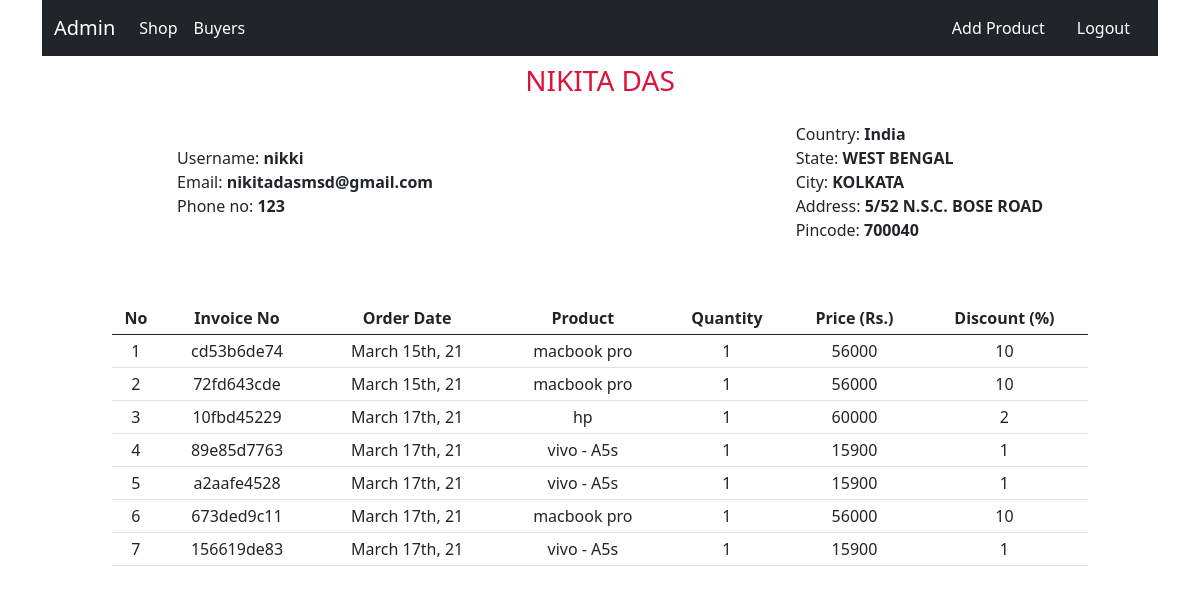
The app's page /info/NIKITA DAS, older data.
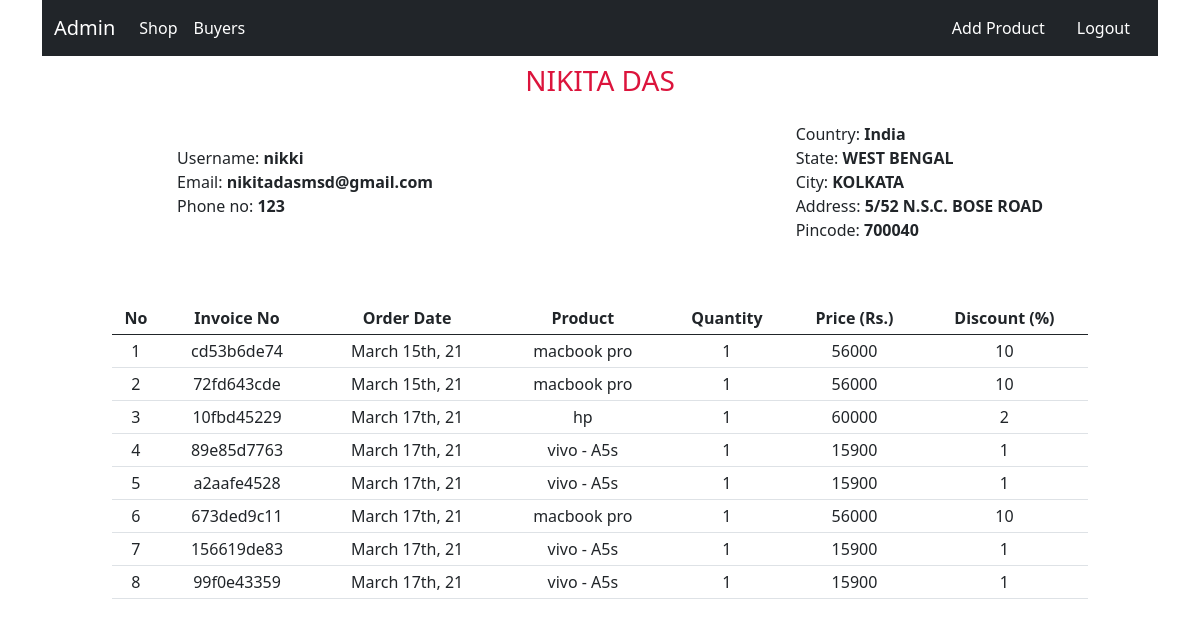
The same page, newer data.
### shop/customers/models.py (models this page shows, shortened)
class Order(db.Model):
    id = db.Column(db.Integer, primary_key = True)
    invoice = db.Column(db.String(15), unique = True, nullable=False)
    status = db.Column(db.String(50), nullable = False, default = 'Pending')
    customer_id = db.Column(db.Integer, db.ForeignKey('customer.id'), nullable=False)
    order_date = db.Column(db.DateTime, nullable = False, default = datetime.utcnow)
    orders = db.Column(jsonEncodedDict)

### shop/admin/routes.py (the view)
@app.route('/info/<name>')
def info(name):
    customer = Customer.query.filter_by(name = name).first()
    order = Order.query.filter_by(customer_id = customer.id).all()
    return render_template('admin/info.html', customer = customer, order = order)

### shop/customers/models.py (called while the page is built)
    def process_result_value(self, value, dialect):
        if value is None:
            return {}
        else:
            return json.loads(value)

### shop/templates/admin/info.html (shortened to what this page needs)
{% extends "base.html" %}
{% block content %}
{% include 'admin_navbar.html' %}
<h3 class="text-center mt-2" style="color: crimson;">{{ customer.name }}</h3>
<div class="main" style="display: flex; align-items: center;
justify-content: center;
margin-top: 2%;
margin-left: 2%;
margin-bottom: 5%;">
<div class="row" style="flex: 3; margin-left: 12%;">
<span>Username:   <b>{{ customer.username }}</b></span>
<span>Email: <b>{{ customer.email}}</b></span>
<span>Phone no: <b>{{ customer.contact}}</b></span>
</div>
<div class="row" style="flex: 2;" >
<span>Country: <b>{{ customer.country}}</b></span>
<span>State: <b>{{ customer.state}}</b></span>
<span>City: <b>{{ customer.city}}</b></span>
<span>Address: <b>{{ customer.address}}</b></span>
<span>Pincode: <b>{{ customer.pin }}</b></span>
</div>
</div>
<div class="conatiner"style="margin-left: 7rem; margin-right: 7rem;" >
    <table class="table table-sm table-condensed table-hover ml-2" style="text-align: center";>
        <thead>
            <th>No</th>
            <th>Invoice No</th>
            <th>Order Date</th>
            <th>Product</th>
            <th>Quantity</th>
            <th>Price (Rs.)</th>
            <th>Discount (%)</th>
        </thead>
        <tbody>
{% if order %}
{% for ord in order %}
            <tr>
                <td>{{ loop.index }}</td>
                <td>{{ ord.invoice }}</td>
                <td>{{ moment(ord.order_date).format("MMMM Do, YY") }}</td>
                {% for key, product in ord.orders.items()  %}
<td>{{ product.name }}
  </td>
<td>{{ product.quantity }}</td>
<td>{{ product.price }}</td>
<td>{{ product.discount }}</td>
{% endfor %}
            </tr>
            {% endfor %}
            {% endif %}
        </tbody>
    </table>
</div>
{% endblock %}

Row changes from the older to the newer data that the page shows:
added Order: invoice "99f0e43359", order_date "March 17th, 21", name "vivo - A5s", quantity "1", price "15900", discount "1"
